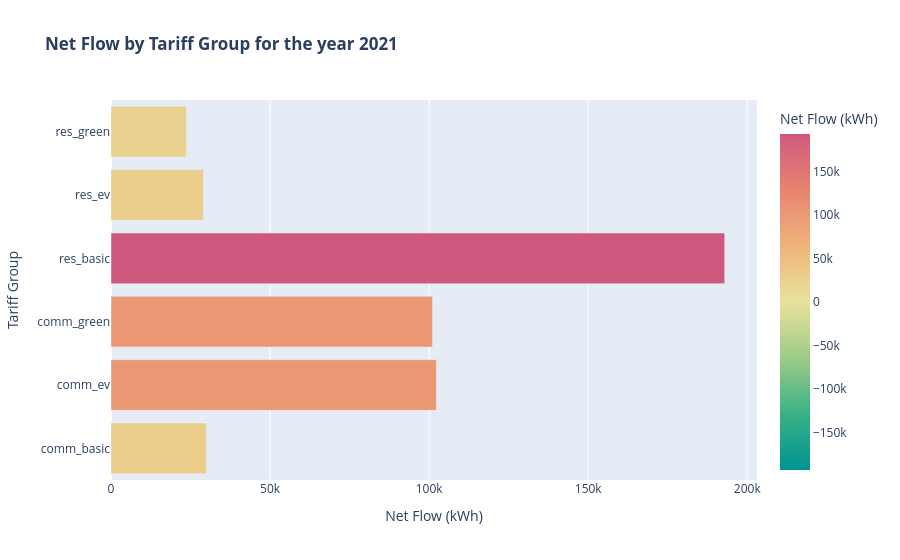

The notebook cell saved with this chart:
### Code cell
# Plot the results. 
fig = px.bar(df_tariff, x="net_kWh",  y="tariff_id", orientation="h", color="net_kWh",
             color_continuous_scale=px.colors.diverging.Temps, color_continuous_midpoint=0,
             title="<b>Net Flow by Tariff Group for the year {}<b>".format(year),
             labels={'tariff_id':'Tariff Group', 
                         'net_kWh': 'Net Flow (kWh)'})
fig.show()

### Figure 1 — Plotly figure (JSON) as saved in the notebook; plotly's stock layout.template omitted (floating-point values rounded to 4 significant figures)
{"data": [{"hovertemplate": "Net Flow (kWh)=%{marker.color}<br>Tariff Group=%{y}<extra></extra>", "legendgroup": "", "marker": {"color": [29974, 102277, 101043, 192903, 29006, 23689], "coloraxis": "coloraxis", "pattern": {"shape": ""}}, "name": "", "orientation": "h", "showlegend": false, "textposition": "auto", "type": "bar", "x": [29974, 102277, 101043, 192903, 29006, 23689], "xaxis": "x", "y": ["comm_basic", "comm_ev", "comm_green", "res_basic", "res_ev", "res_green"], "yaxis": "y"}], "layout": {"barmode": "relative", "coloraxis": {"cmid": 0, "colorbar": {"title": {"text": "Net Flow (kWh)"}}, "colorscale": [[0, "rgb(0, 147, 146)"], [0.1667, "rgb(57, 177, 133)"], [0.3333, "rgb(156, 203, 134)"], [0.5, "rgb(233, 226, 156)"], [0.6667, "rgb(238, 180, 121)"], [0.8333, "rgb(232, 132, 113)"], [1, "rgb(207, 89, 126)"]]}, "legend": {"tracegroupgap": 0}, "title": {"text": "<b>Net Flow by Tariff Group for the year 2021<b>"}, "xaxis": {"anchor": "y", "domain": [0, 1], "title": {"text": "Net Flow (kWh)"}}, "yaxis": {"anchor": "x", "domain": [0, 1], "title": {"text": "Tariff Group"}}}}
